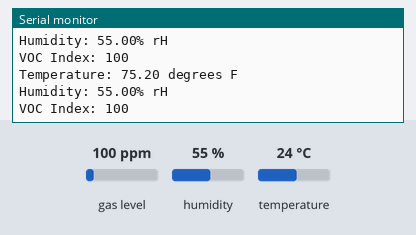
Bench run of a sketch on a simulated Arduino Leonardo, built with avr-gcc and run on an emulated ATmega32U4. Parts: the last lines printed to the serial monitor. Inputs (shaded band) come from the test bench; at power-on: gas level 100 ppm, humidity 55 %, temperature 24 °C.

Above: at 1.9 s.
2.0 s: gas level set to 20 ppm
At 3.1 s:
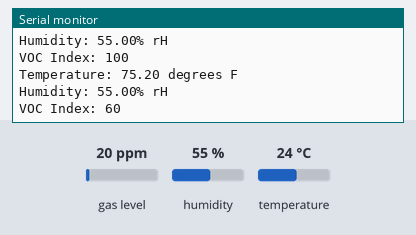
3.5 s: humidity set to 22 %
At 4.8 s:
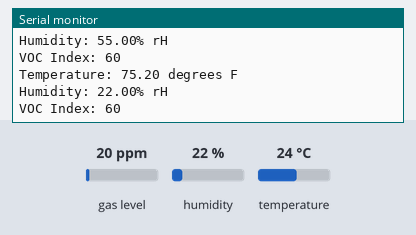
5.0 s: temperature set to 12 °C
At 6.4 s:
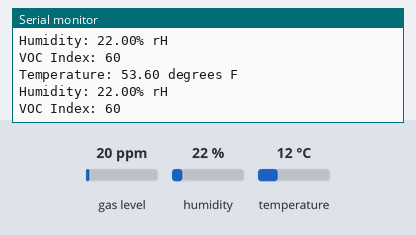

The sketch:

moxienvi.ino
```cpp
/***************************************************
  This is an example for the SHTC3 Humidity & Temp Sensor

  Designed specifically to work with the SHTC3 sensor from Adafruit
  ----> https://www.adafruit.com/products/4636

  These sensors use I2C to communicate, 2 pins are required to
  interface
 ****************************************************/

#include "Adafruit_SHTC3.h"
#include "Adafruit_SGP40.h"

Adafruit_SGP40 mox; //metal oxide sensor
Adafruit_SHTC3 envi = Adafruit_SHTC3(); //environmental sensor (temp/humidity)

void setup() {
  Serial.begin(115200);

  while (!Serial)
    delay(10);     // will pause Zero, Leonardo, etc until serial console opens

  Serial.println("SHTC3 test");
  if (! envi.begin()) {
    Serial.println("Couldn't find SHTC3");
    while (1) delay(1);
  }
  Serial.println("Found SHTC3 sensor");
  if (! mox.begin()){
    Serial.println("SGP40 sensor not found :(");
    while (1);
  }
  Serial.println("Found SGP40 sensor");
}


void loop() {
  sensors_event_t humidity, temp;
  int32_t voc_index;
  envi.getEvent(&humidity, &temp);// populate temp and humidity objects with fresh data
  voc_index = mox.measureVocIndex(temp.temperature, humidity.relative_humidity);
  Serial.print("Temperature: "); Serial.print(temp.temperature*1.8+32); Serial.println(" degrees F");
  Serial.print("Humidity: "); Serial.print(humidity.relative_humidity); Serial.println("% rH");
  Serial.print("VOC Index: "); Serial.println(voc_index);
  delay(1000);
}
```

Measured:
- after the input at 2.0 s, the serial monitor: prints a new line after 0.26 s (image 1)
- after the input at 3.5 s, the serial monitor: prints a new line after 0.93 s (image 2)
- after the input at 5.0 s, the serial monitor: prints a new line after 0.51 s (image 3)
